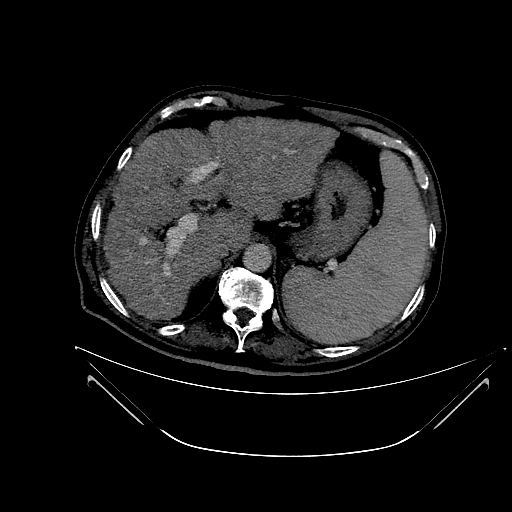
#> input picture homework/imgs/Liver_CT.bmp, 512 x 512 px
$ python hw3_liver.py
#> lines starting #> are read from the running program, lines starting #| are printed output that depends on the picture; after the words box and inside, x2 and y2 are one past the last pixel; in counts of white or black regions, pixels touching at a corner belong together
import numpy as np
import cv2
import matplotlib.pyplot as plt
from skimage import measure,morphology

# open files:
img = cv2.imread('imgs/Liver_CT.bmp',cv2.IMREAD_GRAYSCALE)
#> img is the input picture: shape (512, 512); min 0, max 255, mean 25.6
binary = cv2.imread('imgs/Binary.bmp',cv2.IMREAD_GRAYSCALE)
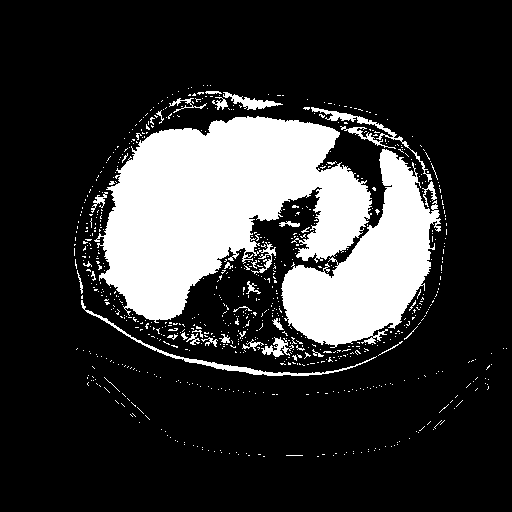
#> input picture homework/imgs/Binary.bmp, 512 x 512 px
#> binary: shape (512, 512); 20.6% white; 779 white regions (745 under 20 px), largest, box (x1, y1, x2, y2) and area: (94, 116, 372, 323) 33126, (281, 149, 441, 348) 14762, (81, 300, 377, 376) 967

# open morphological operator and connected components algorithm:
binary_cleaned = morphology.opening(binary, morphology.disk(15))
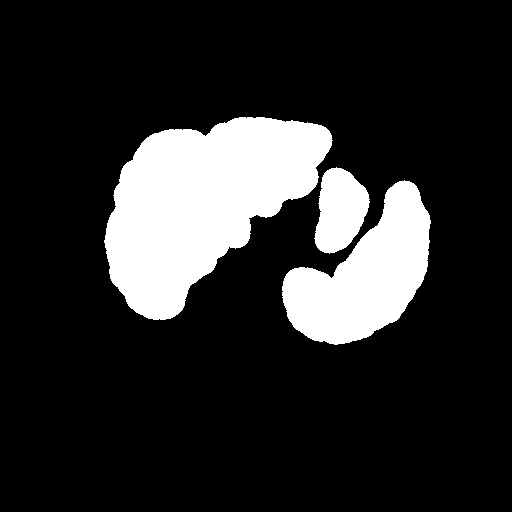
#> binary_cleaned: shape (512, 512); 16.8% white; 3 white regions
bin_lbls = measure.label(binary_cleaned)
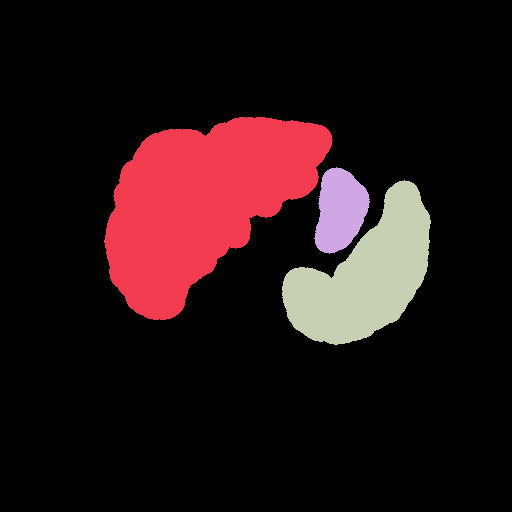
#> bin_lbls: shape (512, 512) int64; 4 distinct labels, from 0 to 3; one colour per label, 0 black
regions = measure.regionprops(bin_lbls)
#> regions = 3 regions; box (x1, y1, x2, y2) and area: (104, 117, 333, 320) 27491, (282, 180, 431, 345) 13162, (314, 167, 370, 254) 3384

# search for liver in labeled regions:
max_area = 0
liver_item = None
for item in regions:
    if max_area<item.area:
        max_area = item.area
        liver_item = item
#> this loop made 3 passes
#> max_area on pass 1: 27491
#> after the loop, max_area = 27491
num_of_pixels_in_liver = liver_item.area
#> num_of_pixels_in_liver = 27491

# create liver only image:
liver_only = np.zeros(binary.shape)
liver_only[bin_lbls==liver_item.label] = 255

# add counter of liver to original image:
contour = liver_only - morphology.erosion(liver_only, morphology.disk(1))
img_with_contour = img+contour
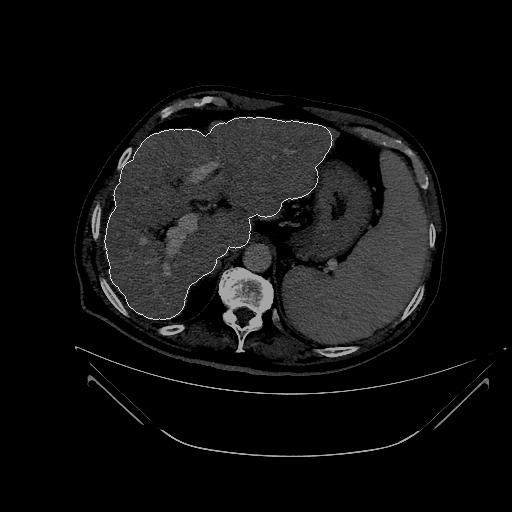
#> img_with_contour: shape (512, 512) float64; min 0, max 392, mean 26.2; drawn with min black and max white

plt.figure()
plt.subplot(2,1,1)
plt.imshow(liver_only, cmap='gray')
plt.title('Liver - '+str(num_of_pixels_in_liver)+' pixels')
plt.subplot(2,1,2)
plt.imshow(img_with_contour, cmap='gray')
plt.title('Original image with contour')
plt.show()
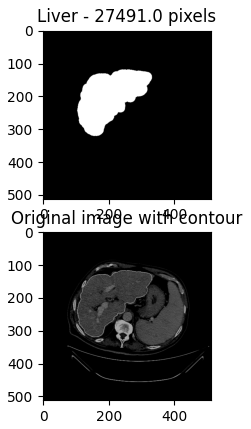
#> figure drawn by matplotlib, 2 panels

# [16 lines of commented-out code are left out]
